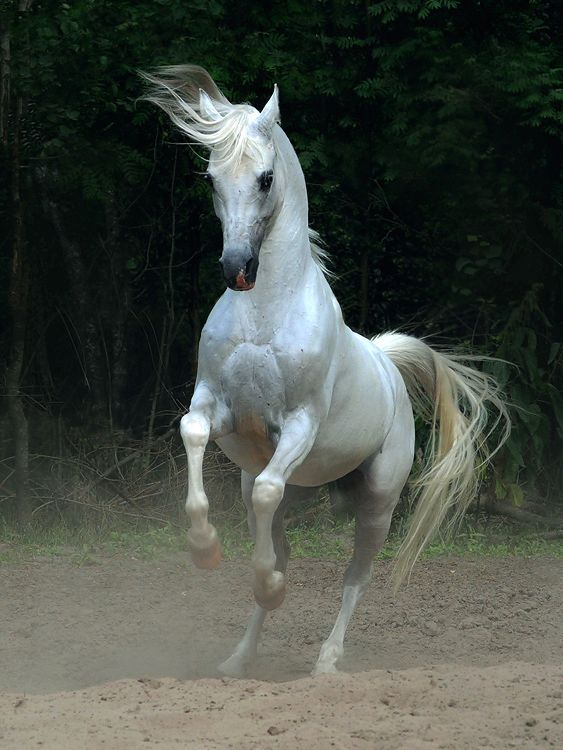
#> input picture images/WhiteHorse.jpg, 563 x 750 px
$ python segmentacao_limiar.py
#> lines starting #> are read from the running program, lines starting #| are printed output that depends on the picture; after the words box and inside, x2 and y2 are one past the last pixel; in counts of white or black regions, pixels touching at a corner belong together
import cv2
import numpy as np

#leitura da imagem
img = cv2.imread('./images/WhiteHorse.jpg')
#> img is the input picture: shape (750, 563, 3); mean B, G, R 70.2, 77.8, 72

#filtro para remoção de ruídos
img_blur = cv2.blur(img,(2,2))

#imagem em escala de cinza
img_gray = cv2.cvtColor(img_blur, cv2.COLOR_BGR2GRAY)
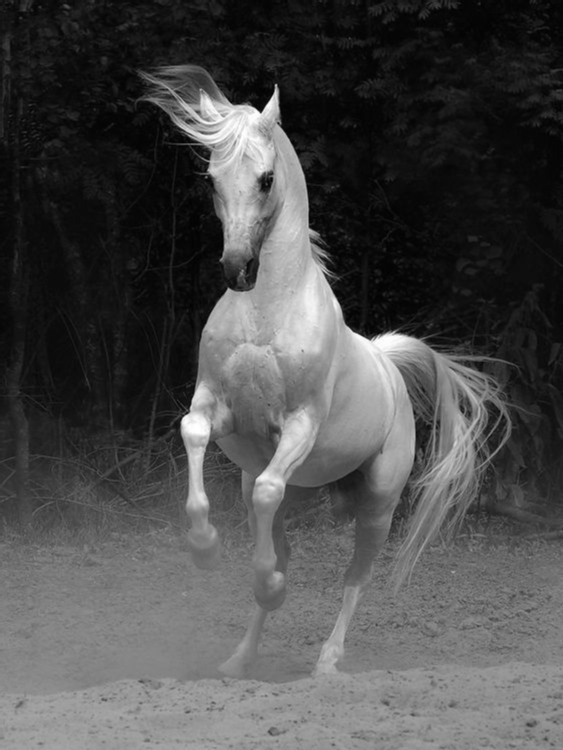
#> img_gray: shape (750, 563); min 2, max 255, mean 75.5

#copia para depois substituição dos pixels
img_seg = img_gray.copy()

width, height = img_gray.shape #dimensões da imagens
#> width = 750; height = 563
threshold = 170 #limiar para segmentação
pixel_value=0 #valor do pixel, usado para calculo do histograma
positionsX =[] #guarda extremos da segmentação em X
positionsY =[] #guarda extremos da segmentação em X

#binarização
for i in range(width):
    for j in range(height):
        pixel_value = img_gray[i][j]
        if pixel_value > threshold:
            img_seg[i][j] = 255
            positionsX.append(i)
            positionsY.append(j)
        else:
            img_seg[i][j] = 0
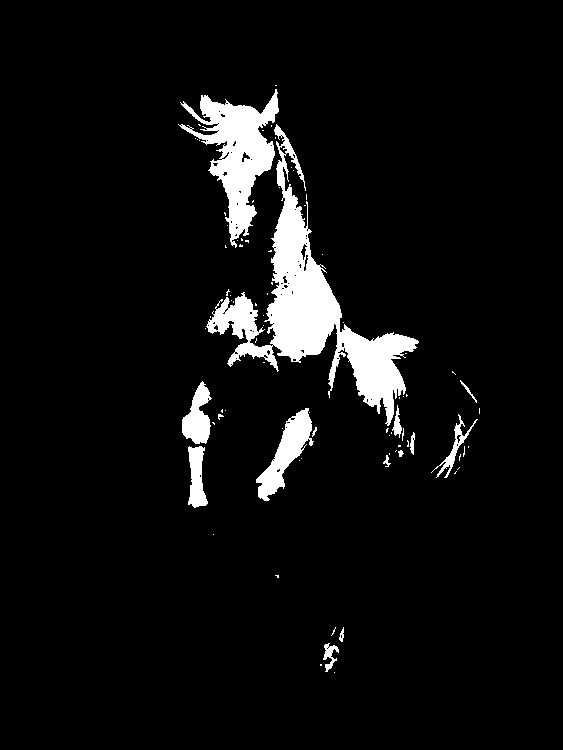
#> img_seg: shape (750, 563); 6% white; 83 white regions (69 under 20 px), largest, box (x1, y1, x2, y2) and area: (206, 124, 419, 426) 14024, (178, 89, 279, 248) 6017, (256, 408, 314, 501) 1982
#> after the loop, positionsX = 25273 items; positionsY = 25273 items

#obtendo máximos e mínimos para depois desenhar o retangulo ao redor da imagem
a = max(positionsX)
#> a = 672
b = min(positionsX)
#> b = 85
c = max(positionsY)
#> c = 479
d = min(positionsY)
#> d = 178

#retangulo
cv2.rectangle(img,(d,b),(c,a),(255,255,255),2)
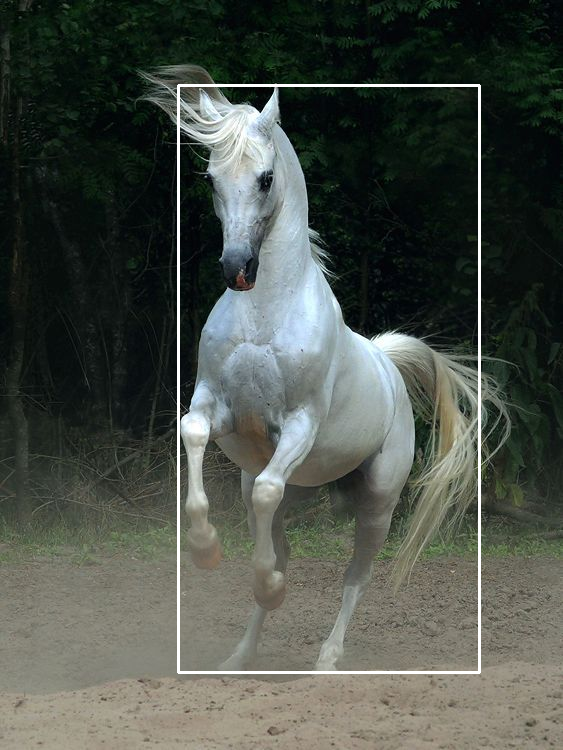
#> img: shape (750, 563, 3); 1.26% of pixels changed, all inside (x1, y1, x2, y2) = (177, 84, 481, 674)

#exibindo os resultados
result = np.hstack((cv2.cvtColor(img, cv2.COLOR_BGR2GRAY),img_seg))
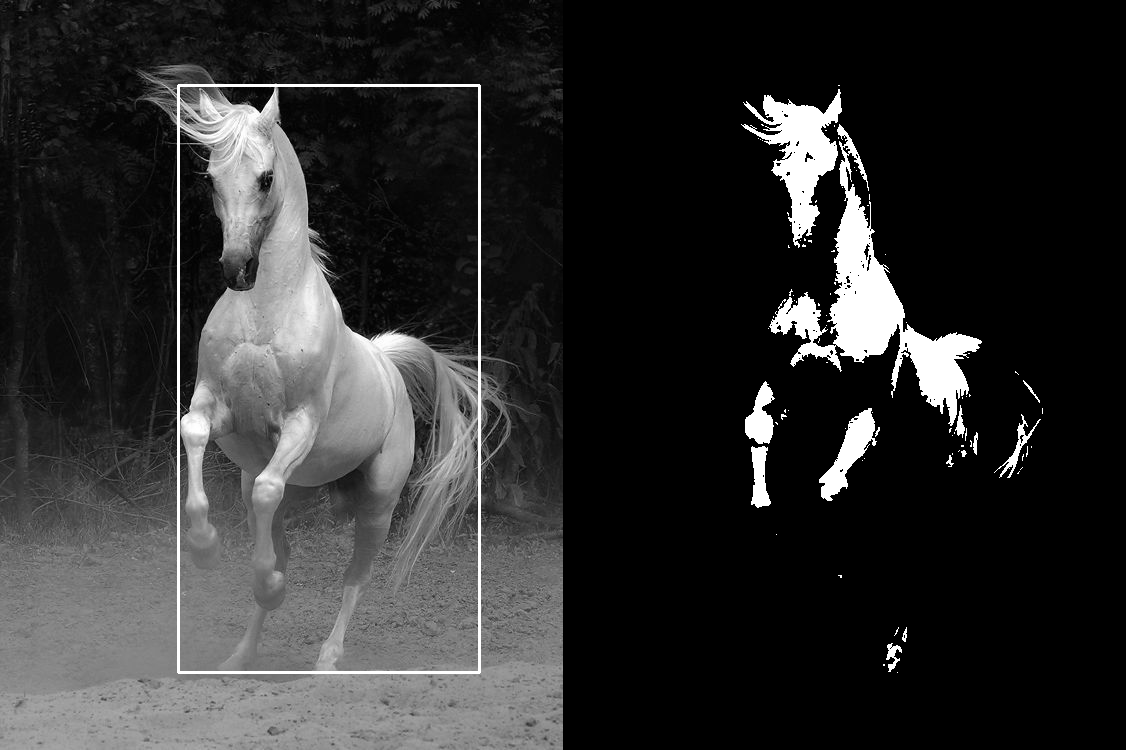
#> result: shape (750, 1126); min 0, max 255, mean 46.4
cv2.imshow('Antes X Depois',result)
cv2.waitKey(0)

$ run again, with images/A_blue_eye.jpg copied over images/WhiteHorse.jpg
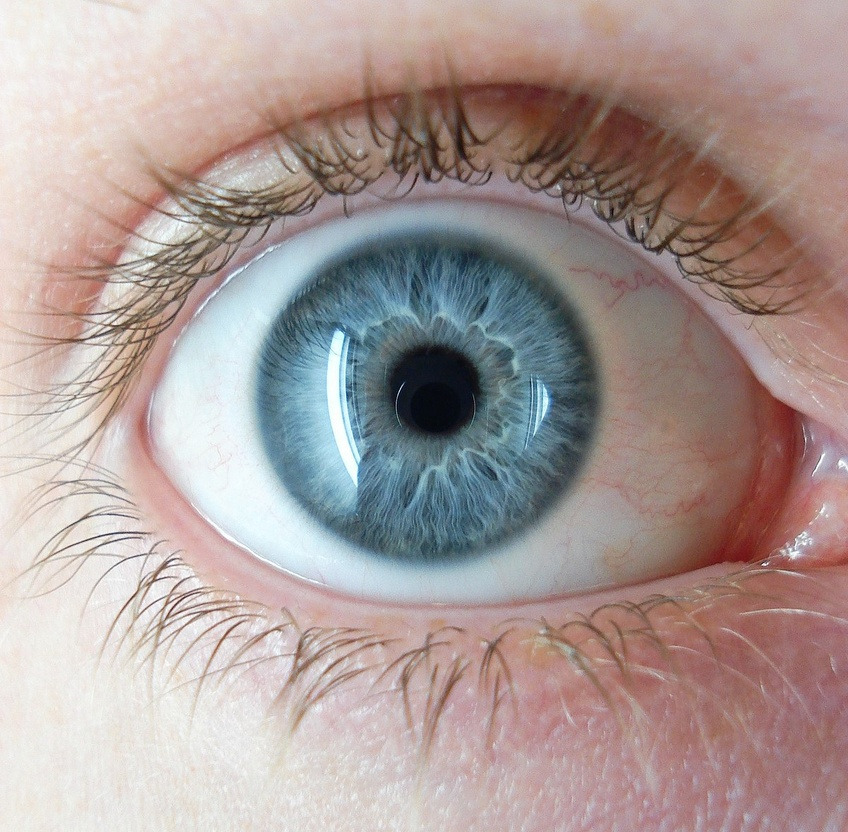
#> input picture images/A_blue_eye.jpg, 848 x 832 px, shrunk from 1200 x 1177 before the run
#> img is the input picture: shape (832, 848, 3); mean B, G, R 152.6, 155.3, 170.5
#> after the loop `for i in range(width):`:
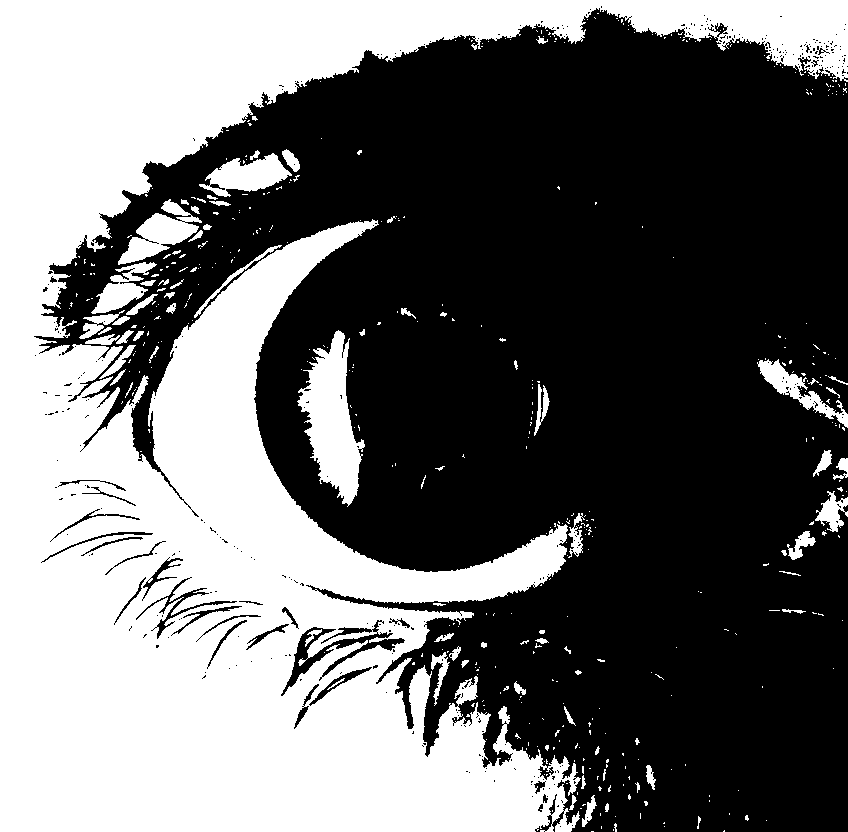
#> img_seg: shape (832, 848); 42.2% white; 476 white regions (399 under 20 px), largest, box (x1, y1, x2, y2) and area: (0, 0, 848, 832) 276125, (297, 330, 365, 507) 6106, (118, 199, 202, 265) 2285
#> after the loop `for i in range(width):`: positionsX = 297824 items
#> a = 831
#> b = 0
#> c = 847
#> d = 0
#> img: shape (832, 848, 3); 0.95% of pixels changed, all inside (x1, y1, x2, y2) = (0, 0, 848, 832)
#> `result = np.hstack((cv2.cvtColor(img, cv2.COLOR_BGR2GRAY),img_seg))`:
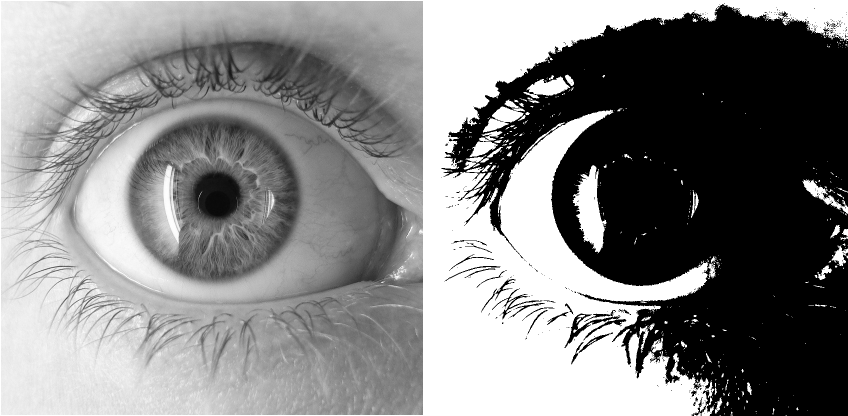
#> result: shape (832, 1696) (shown at 1/2 size); min 0, max 255, mean 133.9

$ run again, with images/hist_img.jpg copied over images/WhiteHorse.jpg
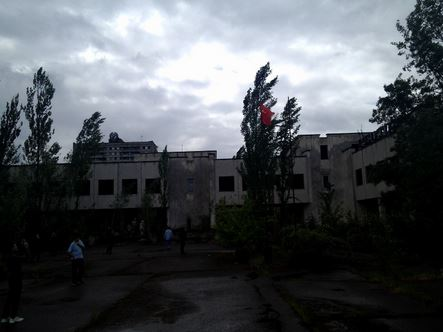
#> input picture images/hist_img.jpg, 443 x 332 px
#> img is the input picture: shape (332, 443, 3); mean B, G, R 89.2, 84.7, 80.6
#> after the loop `for i in range(width):`:
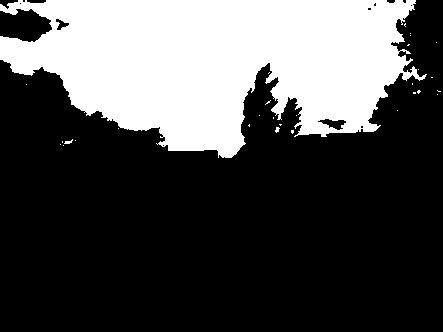
#> img_seg: shape (332, 443); 30.6% white; 30 white regions (28 under 20 px), largest, box (x1, y1, x2, y2) and area: (0, 0, 427, 158) 44868, (64, 139, 73, 144) 23
#> after the loop `for i in range(width):`: positionsX = 44989 items
#> a = 157
#> b = 0
#> c = 440
#> d = 0
#> img: shape (332, 443, 3); 2.03% of pixels changed, all inside (x1, y1, x2, y2) = (0, 0, 442, 159)
#> `result = np.hstack((cv2.cvtColor(img, cv2.COLOR_BGR2GRAY),img_seg))`:
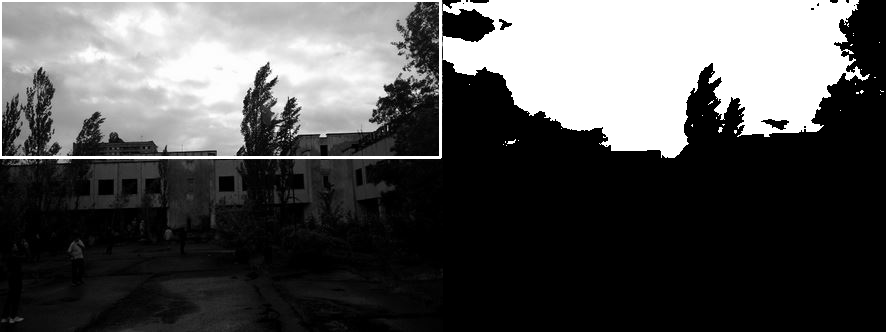
#> result: shape (332, 886); min 0, max 255, mean 82.7
